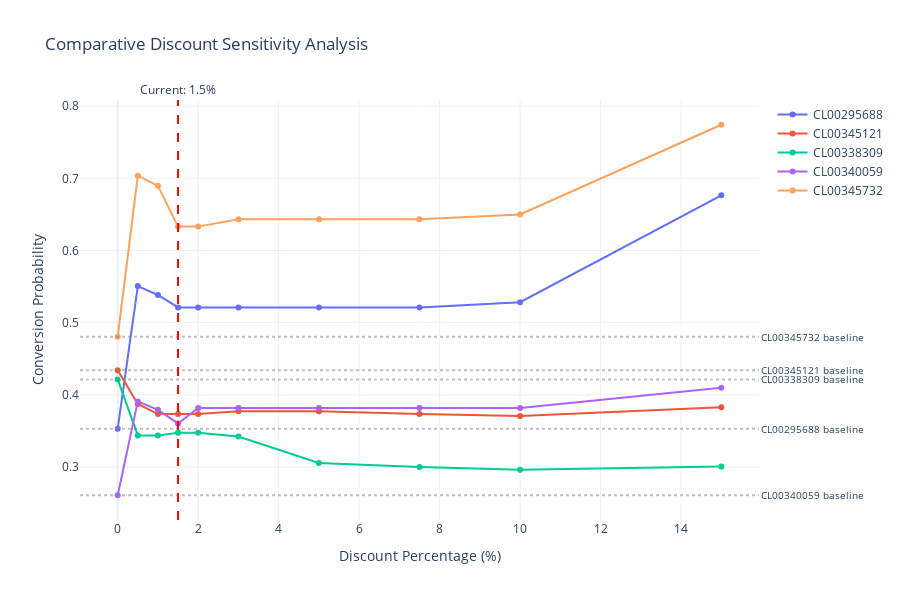

Notebook source saved alongside this figure:
### Code cell
# COMPARATIVE DISCOUNT RESPONSE CURVES FOR ALL CUSTOMERS
print("\n=== CREATING COMPARATIVE DISCOUNT RESPONSE CHART ===")

# Define discount levels to test
discount_levels = [0, 0.5, 1.0, 1.5, 2.0, 3.0, 5.0, 7.5, 10.0, 15.0]  # %

# Create a DataFrame to store all results
comparison_data = []

for cust_id in selected_ids:
    cust_quotes = df_sim[df_sim['numero_compte'] == cust_id].copy()
    base_price = cust_quotes['mt_apres_remise_ht_devis'].sum()
    baseline_prob = baseline_df[baseline_df['customer_id'] == cust_id]['baseline_prob'].iloc[0]
    
    for discount_pct in discount_levels:
        # Apply discount
        modified = cust_quotes.copy()
        discount_amount = base_price * (discount_pct / 100)
        
        if 'mt_remise_exceptionnelle_ht' in modified.columns:
            modified['mt_remise_exceptionnelle_ht'] = modified['mt_remise_exceptionnelle_ht'].fillna(0) - discount_amount
        
        if 'mt_apres_remise_ht_devis' in modified.columns:
            modified['mt_apres_remise_ht_devis'] = base_price - discount_amount
        
        # Get probability
        prob = run_simulation_get_prob(cust_id, modified, model, feature_names)
        
        comparison_data.append({
            'customer_id': cust_id,
            'discount_pct': discount_pct,
            'discount_amount': discount_amount,
            'probability': prob,
            'baseline_prob': baseline_prob,
            'delta': prob - baseline_prob
        })

comparison_df = pd.DataFrame(comparison_data)

# Create interactive comparison chart
fig = go.Figure()

# Add one line per customer
for cust_id in selected_ids:
    cust_data = comparison_df[comparison_df['customer_id'] == cust_id]
    
    fig.add_trace(go.Scatter(
        x=cust_data['discount_pct'],
        y=cust_data['probability'],
        mode='lines+markers',
        name=cust_id,
        hovertemplate=(
            f"Customer: {cust_id}<br>" +
            "Discount: %{x}%<br>" +
            "Probability: %{y:.3f}<br>" +
            "Δ from baseline: %{customdata:.3f}<br>" +
            "Discount amount: €%{text:.2f}"
        ),
        customdata=cust_data['delta'],
        text=cust_data['discount_amount']
    ))

# Add baseline reference (0% discount)
for cust_id in selected_ids:
    baseline = comparison_df[
        (comparison_df['customer_id'] == cust_id) & 
        (comparison_df['discount_pct'] == 0)
    ]['probability'].iloc[0]
    
    fig.add_hline(
        y=baseline, 
        line_dash="dot", 
        line_color="gray", 
        opacity=0.5,
        annotation_text=f"{cust_id} baseline",
        annotation_position="right",
        annotation_font_size=10
    )

# Layout
fig.update_layout(
    title="Comparative Discount Sensitivity Analysis",
    xaxis_title="Discount Percentage (%)",
    yaxis_title="Conversion Probability",
    hovermode="closest",
    template="plotly_white",
    height=600,
    showlegend=True
)

# Add current scenario marker (1.5%)
fig.add_vline(x=1.5, line_dash="dash", line_color="red",
              annotation_text="Current: 1.5%", annotation_position="top")

fig.show()

print("✓ Comparative discount response curves created!")
print("✓ Hover over any point to see customer-specific details")
print("✓ Each line shows a different customer's sensitivity to discounts")

### Figure 1 — Plotly figure (JSON) as saved in the notebook; plotly's stock layout.template omitted (floating-point values rounded to 4 significant figures)
{"data": [{"customdata": [-0.01697, 0.1806, 0.1683, 0.1511, 0.1511, 0.1511, 0.1511, 0.1511, 0.1584, 0.3064], "hovertemplate": "Customer: CL00295688<br>Discount: %{x}%<br>Probability: %{y:.3f}<br>Δ from baseline: %{customdata:.3f}<br>Discount amount: €%{text:.2f}", "mode": "lines+markers", "name": "CL00295688", "text": [0.0, 94.14, 188.3, 282.4, 376.6, 564.8, 941.4, 1412.0, 1883.0, 2824.0], "type": "scatter", "x": [0.0, 0.5, 1.0, 1.5, 2.0, 3.0, 5.0, 7.5, 10.0, 15.0], "y": [0.3531, 0.5507, 0.5383, 0.5212, 0.5212, 0.5212, 0.5212, 0.5212, 0.5284, 0.6765]}, {"customdata": [-0.01023, -0.05685, -0.07093, -0.07093, -0.07093, -0.06713, -0.06713, -0.07095, -0.07366, -0.0615], "hovertemplate": "Customer: CL00345121<br>Discount: %{x}%<br>Probability: %{y:.3f}<br>Δ from baseline: %{customdata:.3f}<br>Discount amount: €%{text:.2f}", "mode": "lines+markers", "name": "CL00345121", "text": [0.0, 50.83, 101.7, 152.5, 203.3, 305.0, 508.3, 762.4, 1017.0, 1525.0], "type": "scatter", "x": [0.0, 0.5, 1.0, 1.5, 2.0, 3.0, 5.0, 7.5, 10.0, 15.0], "y": [0.434, 0.3874, 0.3733, 0.3733, 0.3733, 0.3771, 0.3771, 0.3733, 0.3706, 0.3828]}, {"customdata": [0.0, -0.07757, -0.07757, -0.07378, -0.07378, -0.07913, -0.1157, -0.1212, -0.1253, -0.1205], "hovertemplate": "Customer: CL00338309<br>Discount: %{x}%<br>Probability: %{y:.3f}<br>Δ from baseline: %{customdata:.3f}<br>Discount amount: €%{text:.2f}", "mode": "lines+markers", "name": "CL00338309", "text": [0.0, 49.37, 98.74, 148.1, 197.5, 296.2, 493.7, 740.5, 987.4, 1481.0], "type": "scatter", "x": [0.0, 0.5, 1.0, 1.5, 2.0, 3.0, 5.0, 7.5, 10.0, 15.0], "y": [0.4213, 0.3437, 0.3437, 0.3475, 0.3475, 0.3422, 0.3056, 0.3001, 0.296, 0.3008]}, {"customdata": [0.06686, 0.1969, 0.1852, 0.1664, 0.1878, 0.1878, 0.1878, 0.1878, 0.1878, 0.2158], "hovertemplate": "Customer: CL00340059<br>Discount: %{x}%<br>Probability: %{y:.3f}<br>Δ from baseline: %{customdata:.3f}<br>Discount amount: €%{text:.2f}", "mode": "lines+markers", "name": "CL00340059", "text": [0.0, 113.6, 227.2, 340.8, 454.5, 681.7, 1136.0, 1704.0, 2272.0, 3408.0], "type": "scatter", "x": [0.0, 0.5, 1.0, 1.5, 2.0, 3.0, 5.0, 7.5, 10.0, 15.0], "y": [0.2608, 0.3909, 0.3792, 0.3603, 0.3817, 0.3817, 0.3817, 0.3817, 0.3817, 0.4098]}, {"customdata": [0.02919, 0.2525, 0.2384, 0.1819, 0.1819, 0.192, 0.192, 0.192, 0.1987, 0.3231], "hovertemplate": "Customer: CL00345732<br>Discount: %{x}%<br>Probability: %{y:.3f}<br>Δ from baseline: %{customdata:.3f}<br>Discount amount: €%{text:.2f}", "mode": "lines+markers", "name": "CL00345732", "text": [0.0, 67.22, 134.4, 201.7, 268.9, 403.3, 672.2, 1008.0, 1344.0, 2017.0], "type": "scatter", "x": [0.0, 0.5, 1.0, 1.5, 2.0, 3.0, 5.0, 7.5, 10.0, 15.0], "y": [0.4804, 0.7037, 0.6896, 0.6331, 0.6331, 0.6432, 0.6432, 0.6432, 0.6499, 0.7743]}], "layout": {"annotations": [{"font": {"size": 10}, "showarrow": false, "text": "CL00295688 baseline", "x": 1, "xanchor": "left", "xref": "x domain", "y": 0.3531, "yanchor": "middle", "yref": "y"}, {"font": {"size": 10}, "showarrow": false, "text": "CL00345121 baseline", "x": 1, "xanchor": "left", "xref": "x domain", "y": 0.434, "yanchor": "middle", "yref": "y"}, {"font": {"size": 10}, "showarrow": false, "text": "CL00338309 baseline", "x": 1, "xanchor": "left", "xref": "x domain", "y": 0.4213, "yanchor": "middle", "yref": "y"}, {"font": {"size": 10}, "showarrow": false, "text": "CL00340059 baseline", "x": 1, "xanchor": "left", "xref": "x domain", "y": 0.2608, "yanchor": "middle", "yref": "y"}, {"font": {"size": 10}, "showarrow": false, "text": "CL00345732 baseline", "x": 1, "xanchor": "left", "xref": "x domain", "y": 0.4804, "yanchor": "middle", "yref": "y"}, {"showarrow": false, "text": "Current: 1.5%", "x": 1.5, "xanchor": "center", "xref": "x", "y": 1, "yanchor": "bottom", "yref": "y domain"}], "height": 600, "hovermode": "closest", "shapes": [{"line": {"color": "gray", "dash": "dot"}, "opacity": 0.5, "type": "line", "x0": 0, "x1": 1, "xref": "x domain", "y0": 0.3531, "y1": 0.3531, "yref": "y"}, {"line": {"color": "gray", "dash": "dot"}, "opacity": 0.5, "type": "line", "x0": 0, "x1": 1, "xref": "x domain", "y0": 0.434, "y1": 0.434, "yref": "y"}, {"line": {"color": "gray", "dash": "dot"}, "opacity": 0.5, "type": "line", "x0": 0, "x1": 1, "xref": "x domain", "y0": 0.4213, "y1": 0.4213, "yref": "y"}, {"line": {"color": "gray", "dash": "dot"}, "opacity": 0.5, "type": "line", "x0": 0, "x1": 1, "xref": "x domain", "y0": 0.2608, "y1": 0.2608, "yref": "y"}, {"line": {"color": "gray", "dash": "dot"}, "opacity": 0.5, "type": "line", "x0": 0, "x1": 1, "xref": "x domain", "y0": 0.4804, "y1": 0.4804, "yref": "y"}, {"line": {"color": "red", "dash": "dash"}, "type": "line", "x0": 1.5, "x1": 1.5, "xref": "x", "y0": 0, "y1": 1, "yref": "y domain"}], "showlegend": true, "title": {"text": "Comparative Discount Sensitivity Analysis"}, "xaxis": {"title": {"text": "Discount Percentage (%)"}}, "yaxis": {"title": {"text": "Conversion Probability"}}}}
